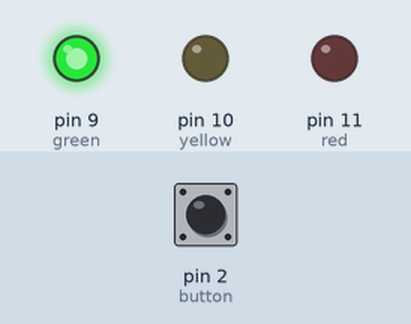
Simulated run of this sketch. Board: Arduino Uno, built with avr-gcc and run on an emulated ATmega328P. Parts: output pins drawn as LEDs (lit = HIGH). Dashed ring = blinking. The test bench sets the inputs (shaded band); at power-on: pin 2 (button) LOW.

Above: at 1.2 s.
1.3 s: pin 2 (button) pulled HIGH for 0.15 s
At 3.0 s:
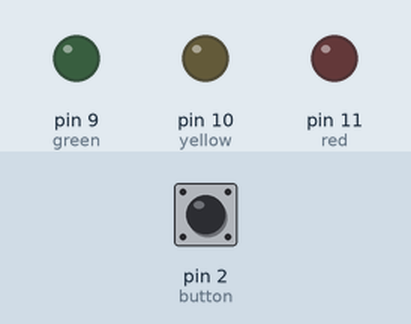
4.4 s: pin 2 (button) pulled HIGH for 1 s
At 5.9 s:
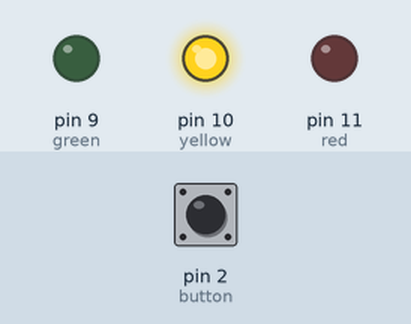
8.4 s: pin 2 (button) pulled HIGH for 0.15 s
At 9.3 s:
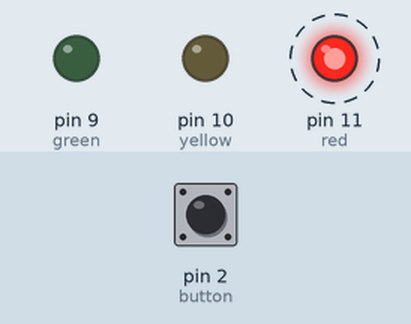
11.5 s: pin 2 (button) pulled HIGH for 3.2 s
At 15.1 s:
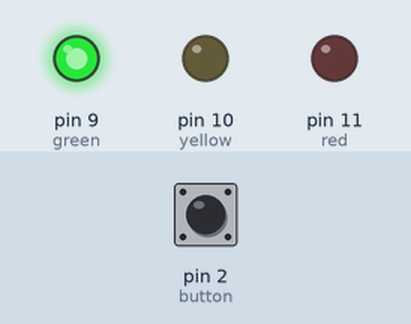
16.2 s: pin 2 (button) pulsed HIGH 5 times (0.12 s each, 0.3 s apart)
At 17.02 s:
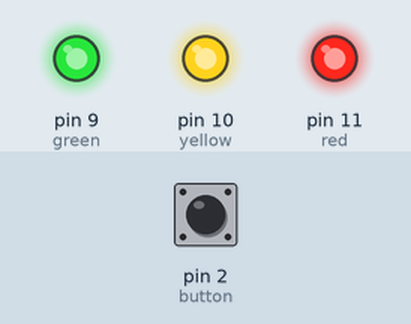
Timing chart, 0 to 20.2 s (numbered marks = the images above; inputs shaded):
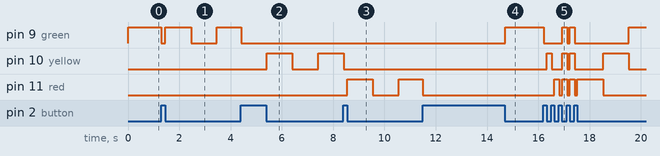

Measured:
- after the input at 1.3 s, pin 9 (green): HIGH → LOW at once, → HIGH 0.16 s later, → LOW 1.0 s later, → HIGH 1.0 s later
- after the input at 4.4 s, pin 10 (yellow): LOW → HIGH after 1.0 s, → LOW 1.0 s later, → HIGH 1.0 s later
- after the input at 8.4 s, pin 10 (yellow): goes on until 8.4 s, then stays LOW; pin 11 (red): LOW → HIGH after 0.15 s, → LOW 1.0 s later, → HIGH 1.0 s later
- after the input at 11.5 s, pin 9 (green): LOW → HIGH after 3.2 s
- after the input at 16.2 s, pin 9 (green): goes LOW 0.72 s, HIGH 0.20 s, LOW 0.10 s, HIGH 0.20 s, LOW 2.1 s, then HIGH, starting at once; pin 10 (yellow): LOW → HIGH after 0.12 s, → LOW 0.20 s later, → HIGH 0.40 s later, → LOW 0.20 s later, … (8 changes in this stretch)

The sketch:

trafficlight.ino
```cpp
//=====================================================
// PINS
//====================================================
const int red = 11;
const int yellow = 10;
const int green = 9;
const int button = 2;
//====================================================
// CONSTANTS
//====================================================
const int numModes = 11;
const int secondsGreen = 20;
const int secondsYellow = 4;
const int secondsRed = 20;
const int buttonPollsPerSecond = 20;
const int buttonPollsDelay = 1000/buttonPollsPerSecond;
const int delayAfterButton = 0;
//====================================================
// VARIABLES
//====================================================
int mode = 0;
int buttonState = 0;

// the setup routine runs once when you press reset:
void setup() {
  pinMode(red, OUTPUT);
  pinMode(yellow, OUTPUT);
  pinMode(green, OUTPUT);
  pinMode(button, INPUT);
}

// the loop routine runs over and over again forever:
void loop()
{
  //lightDance();
  lightModeSelector();
  if(mode < numModes)
  {
    mode++;
  }
  else mode = 0;
  //clearLights();
  delay(delayAfterButton);
}

void lightModeSelector()
{
  if(mode == 0) //standard traffic light
  {
    while(!checkButton())
    {
      digitalWrite(green, HIGH);   // turn the green LED on (HIGH is the voltage level)
      if(pollButtonFor(secondsGreen)) return;
      digitalWrite(green, LOW);    // turn the green LED off by making the voltage LOW
      digitalWrite(yellow, HIGH);
      if(pollButtonFor(secondsYellow)) return;
      digitalWrite(yellow, LOW);
      digitalWrite(red,HIGH);
      if(pollButtonFor(secondsRed)) return;
      digitalWrite(red,LOW);
    }
  }
  else if(mode == 1) //flashing green
  {
    while(!checkButton())
    {
      digitalWrite(green,HIGH);
      if(pollButtonFor(1)) return;
      digitalWrite(green,LOW);
      if(pollButtonFor(1)) return;
    }
  }
  else if(mode == 2) //flashing yellow
  {
    while(!checkButton())
    {
      digitalWrite(yellow,HIGH);
      if(pollButtonFor(1)) return;
      digitalWrite(yellow,LOW);
      if(pollButtonFor(1)) return;
    }
  }
  else if(mode == 3) //flashing red
  {
    while(!checkButton())
    {
      digitalWrite(red,HIGH);
      if(pollButtonFor(1)) return;
      digitalWrite(red,LOW);
      if(pollButtonFor(1)) return;
    }
  }
  else if(mode == 4) //solid green
  {
    digitalWrite(green,HIGH);
    while(!checkButton())
    {
      delay(buttonPollsDelay);
    }
  }
  else if(mode == 5) //solid yellow
  {
    digitalWrite(yellow,HIGH);
    while(!checkButton())
    {
      delay(buttonPollsDelay);
    }
  }
  else if(mode == 6) //solid red
  {
    digitalWrite(red,HIGH);
    while(!checkButton())
    {
      delay(buttonPollsDelay);
    }
  }
  else if(mode == 7) //all lights flash
  {
    while(!checkButton())
    {
      setLights();
      if(pollButtonFor(1)) return;
      clearLights();
      if(pollButtonFor(1)) return;
    }
  }
  else if(mode == 8) //all lights on
  {
    setLights();
    while(!checkButton())
    {
      delay(buttonPollsDelay);
    }
  }
  //======================================================
  // PATTERNS
  //======================================================
  else if(mode == 9) //down
  {
    while(!checkButton())
    {
      digitalWrite(red,HIGH);
      if(pollButtonFor(1)) return;
      digitalWrite(red,LOW);
      digitalWrite(yellow,HIGH);
      if(pollButtonFor(1)) return;
      digitalWrite(yellow,LOW);
      digitalWrite(green,HIGH);
      if(pollButtonFor(1)) return;
      digitalWrite(green,LOW);
    }
  }
  else if(mode == 10) //up
  {
    while(!checkButton())
    {
      digitalWrite(green,HIGH);
      if(pollButtonFor(1)) return;
      digitalWrite(green,LOW);
      digitalWrite(yellow,HIGH);
      if(pollButtonFor(1)) return;
      digitalWrite(yellow,LOW);
      digitalWrite(red,HIGH);
      if(pollButtonFor(1)) return;
      digitalWrite(red,LOW);
    }
  }
  else if(mode == 11) //down and up
  {
    while(!checkButton())
    {
      digitalWrite(red,HIGH);
      if(pollButtonFor(1)) return;
      digitalWrite(red,LOW);
      digitalWrite(yellow,HIGH);
      if(pollButtonFor(1)) return;
      digitalWrite(yellow,LOW);
      digitalWrite(green,HIGH);
      if(pollButtonFor(1)) return;
      digitalWrite(green,LOW);
      digitalWrite(yellow,HIGH);
      if(pollButtonFor(1)) return;
      digitalWrite(yellow,LOW);
    }
  }
}

//turns on all lights
void setLights()
{
  digitalWrite(green, HIGH);
  digitalWrite(yellow, HIGH);
  digitalWrite(red, HIGH);
}

//turns off all lights
void clearLights()
{
  digitalWrite(green, LOW);
  digitalWrite(yellow, LOW);
  digitalWrite(red, LOW);
}

void lightDance()
{
  setLights();
  delay(200);
  clearLights();
  delay(200);
  setLights();
  delay(200);
  clearLights();
  delay(200);
}

void oldLightDance()
{
  digitalWrite(green, HIGH);
  delay(200);
  digitalWrite(green, LOW);
  digitalWrite(yellow, HIGH);
  delay(200);
  digitalWrite(yellow, LOW);
  digitalWrite(red, HIGH);
  delay(200);
  digitalWrite(red, LOW);
  delay(200);
}

//returns true if button is currently pushed (after button is released)
boolean checkButton()
{
  if(digitalRead(button) == HIGH)
  {
    clearLights();
    while(digitalRead(button) == HIGH)
    {
      delay(20);
    }
    return true;
  }
  else return false;
}

boolean pollButtonFor(int seconds)
{
  for(int i = 0; i < seconds*buttonPollsPerSecond; i++)
  {
    delay(buttonPollsDelay);
    if(checkButton()) return true;
    else continue;
  }
  return false;
}
```
